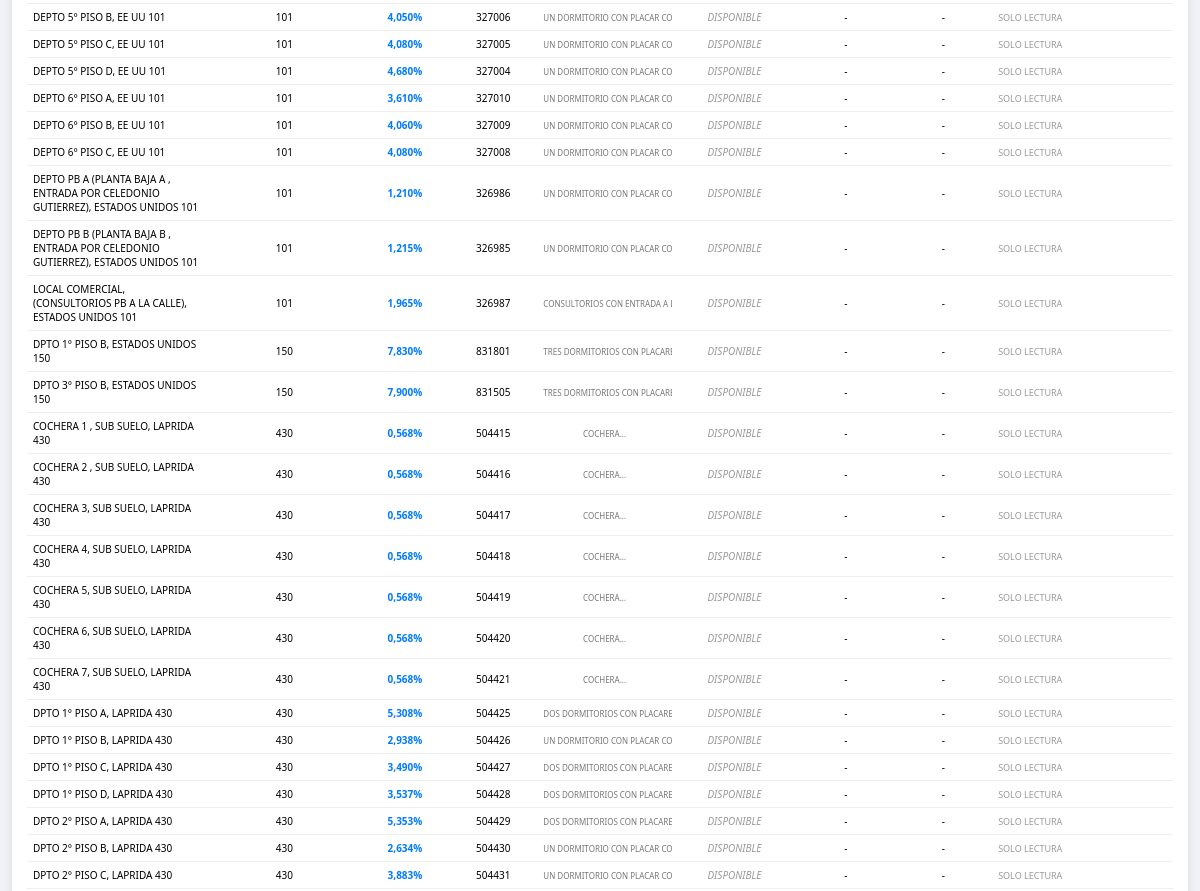
The page /propiedades.php (signed in, middle part) on the database as committed earlier.
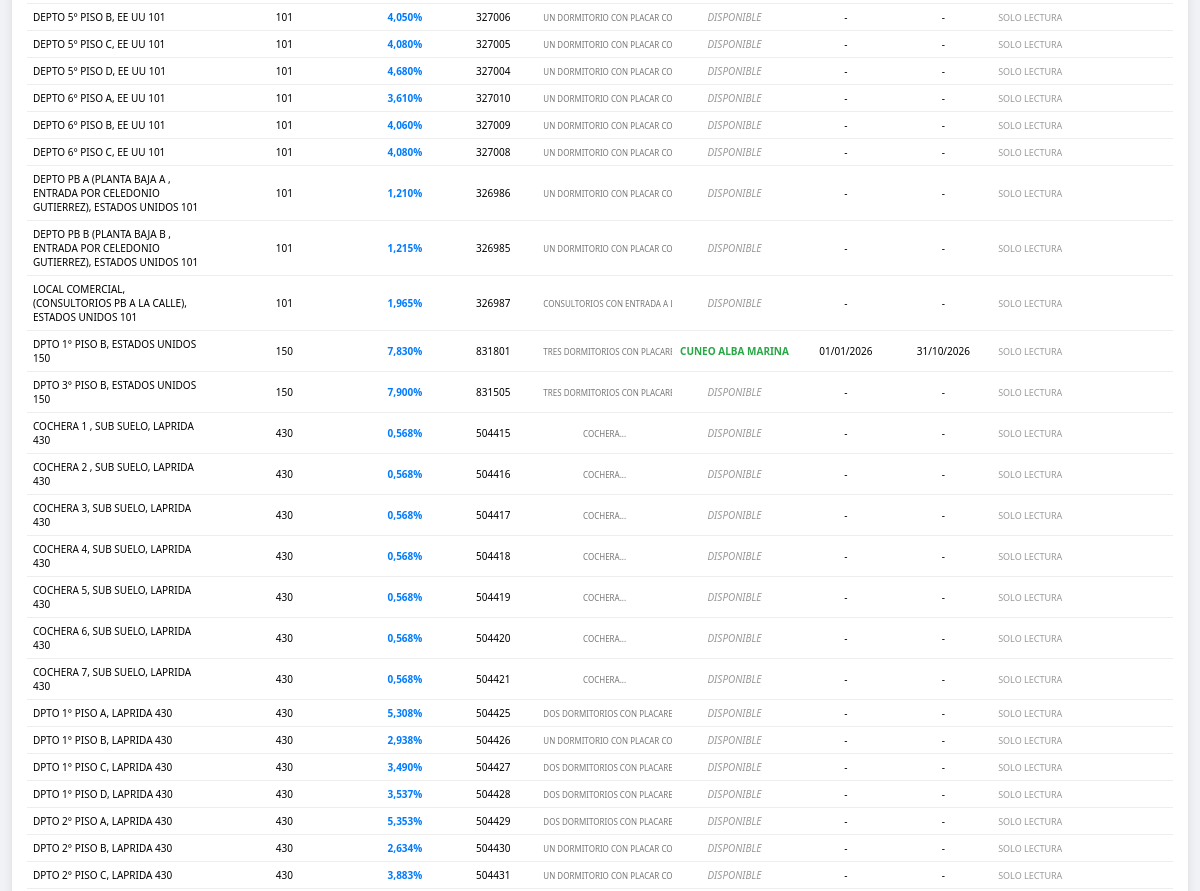
The same page on the database as committed later.
### tables this page shows
CREATE TABLE `propiedades` (
  `propiedad_id` int(11) NOT NULL AUTO_INCREMENT,
  `propiedad` varchar(255) NOT NULL,
  `ciudad` varchar(100) DEFAULT NULL,
  `padron` varchar(12) NOT NULL,
  `detalle` text NOT NULL,
  `consorcio` varchar(5) NOT NULL,
  `porcentaje` decimal(6,3) DEFAULT NULL,
  `propietario_id` int(11) NOT NULL,
  `alquiler` int(11) DEFAULT NULL,
  PRIMARY KEY (`propiedad_id`),
  UNIQUE KEY `padron` (`padron`),
  KEY `fk_propietario` (`propietario_id`),
  CONSTRAINT `fk_propietario` FOREIGN KEY (`propietario_id`) REFERENCES `usuarios` (`id`)
);

CREATE TABLE `usuarios` (
  `id` int(11) NOT NULL AUTO_INCREMENT,
  `apellido` varchar(150) NOT NULL,
  `dni` varchar(20) NOT NULL,
  `cuit` varchar(25) DEFAULT NULL,
  `domicilio` varchar(200) DEFAULT NULL,
  `email` varchar(100) DEFAULT NULL,
  `celular` varchar(20) DEFAULT NULL,
  `consorcio` varchar(100) DEFAULT NULL,
  PRIMARY KEY (`id`)
);

CREATE TABLE `alquileres` (
  `alquiler_id` int(11) NOT NULL AUTO_INCREMENT,
  `propiedad_id` int(11) NOT NULL,
  `inquilino1_id` int(11) NOT NULL,
  `inquilino2_id` int(11) DEFAULT NULL,
  `codeudor1_id` int(11) NOT NULL,
  `codeudor2_id` int(11) DEFAULT NULL,
  `plazo_meses` int(11) DEFAULT NULL,
  `destino` varchar(50) DEFAULT 'VIVIENDA',
  `fecha_inicio` date DEFAULT NULL,
  `fecha_fin` date DEFAULT NULL,
  `precio_convenido` decimal(10,2) DEFAULT NULL,
  `fecha_firma` date DEFAULT NULL,
  `monto_deposito` decimal(10,2) DEFAULT NULL,
  `estado` enum('VIGENTE','BAJA') DEFAULT 'VIGENTE',
  `fecha_creacion` timestamp NOT NULL DEFAULT current_timestamp(),
  PRIMARY KEY (`alquiler_id`)
);

### propiedades.php (the view, shortened to what this page needs)
<?php
include 'db.php';
$sql = "SELECT p.*, u.apellido as nombre_inquilino, a.fecha_inicio as inicio, a.fecha_fin as vencimiento
        FROM propiedades p
        LEFT JOIN alquileres a ON a.propiedad_id = p.propiedad_id AND a.estado = 'VIGENTE'
        LEFT JOIN usuarios u ON a.inquilino1_id = u.id
        ORDER BY p.consorcio ASC, p.propiedad ASC";
$resultado = mysqli_query($conexion, $sql);
$nivelAcceso = (int)($_SESSION['acceso_nivel'] ?? 0);
$soloLectura = ($nivelAcceso < 2);
?>
<!DOCTYPE html>
<html lang="es">
<head>
</head>
<body onkeydown="var e=event||window.event;if((e.keyCode||e.which)===27){e.preventDefault();window.location.href='index.php';return false;}">
<div class="contenedor">
    <table class="tabla-prop">
        <tbody id="cuerpoTabla">
            <?php while ($f = mysqli_fetch_array($resultado)):
                $alquilada = !empty($f['nombre_inquilino']);
                $inicio = !empty($f['inicio']) ? date('d/m/Y', strtotime($f['inicio'])) : '-';
                $venc = !empty($f['vencimiento']) ? date('d/m/Y', strtotime($f['vencimiento'])) : '-';
            ?>
            <tr class="fila-propiedad" data-id="<?= $f['propiedad_id'] ?>" onclick="seleccionarPropiedad(<?= $f['propiedad_id'] ?>, this, event)">
                <td class="al-izq"><?= $f['propiedad'] ?></td>
                <td class="al-cen"><?= $f['consorcio'] ?></td>
                <td class="al-cen" style="font-weight:bold; color:#007bff;"><?= $f['porcentaje'] !== null ? number_format($f['porcentaje'], 3, ',', '.') . '%' : '-' ?></td>
                <td class="al-cen"><?= $f['padron'] ?></td>
                <td class="al-cen" style="font-size: 8px; color: #777; white-space: nowrap;"><?= substr($f['detalle'],0,30) ?>...</td>
                <td class="al-cen">
                    <?= $alquilada ? "<span class='inquilino-nombre'>{$f['nombre_inquilino']}</span>" : "<span class='disponible'>DISPONIBLE</span>" ?>
                </td>
                <td class="al-cen"><?= $inicio ?></td>
                <td class="al-cen"><?= $venc ?></td>
                <td>
                    <?php if (!$soloLectura): ?>
                    <div class="flex-acciones" onclick="event.stopPropagation()">
                        <?php if($alquilada): ?>
                            <button onclick="finalizarContrato(<?= $f['propiedad_id'] ?>)" class="btn btn-fin w-grande">FIN CONTRATO</button>
                            <button onclick="imprimirContrato(<?= $f['propiedad_id'] ?>)" class="btn btn-print w-chico">IMPRIMIR CONTRATO</button>
                        <?php else: ?>
                            <button onclick="eliminarPropiedad(<?= $f['propiedad_id'] ?>)" class="btn btn-baja w-grande">BAJA PROP.</button>
                            <div style="width: 45px;"></div>
                        <?php endif; ?>
                    </div>
                    <?php else: ?>
                    <span style="color:#999; font-size:9px;">Solo lectura</span>
                    <?php endif; ?>
                </td>
            </tr>
            <?php endwhile; ?>
        </tbody>
    </table>
</div>
</body>
</html>

### propiedades.php (style rules this page uses)
body { font-family: 'Segoe UI', sans-serif; background: #f0f2f5; margin: 0; padding: 10px; }
.contenedor { background: white; padding: 15px; border-radius: 8px; box-shadow: 0 2px 10px rgba(0,0,0,0.1); width: 98vw; margin: auto; box-sizing: border-box; }
.tabla-prop { width: 100%; border-collapse: collapse; font-size: 10px; table-layout: fixed; }
.al-izq { text-align: left !important; }
.inquilino-nombre { color: #28a745; font-weight: bold; }
.disponible { color: #999; font-style: italic; }

Rows that differ between the two databases and show on the page:
changed propiedades "DPTO 1° PISO B, ESTADOS UNIDOS 150": usuarios.apellido (not shown) → "CUNEO ALBA MARINA"; alquileres.fecha_inicio "-" → "01/01/2026"; alquileres.fecha_fin "-" → "31/10/2026"; no longer shows "DISPONIBLE"
